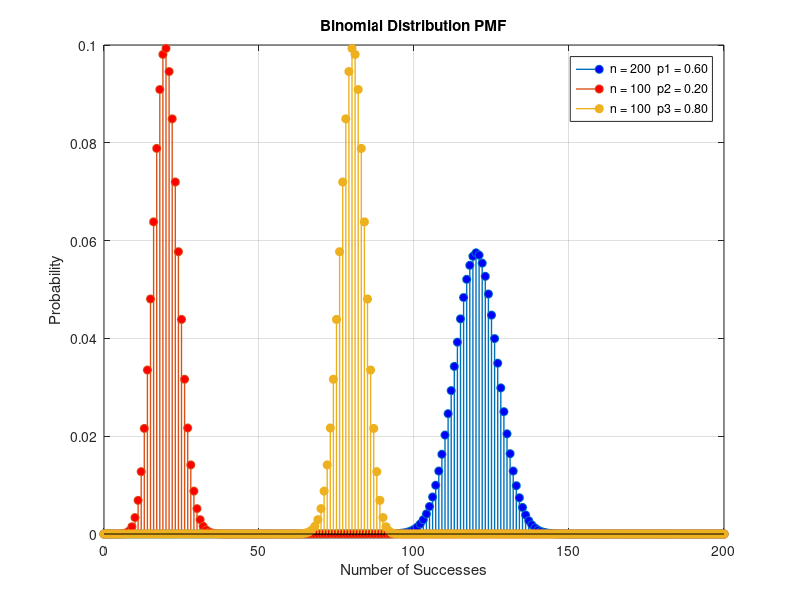

Write MATLAB code to recreate this figure.
clear
close all
clc

% no of trials 
n1 = 200;
n2 = 100;
n3 = 100;

% probability of success
p1 = 0.6;
p2 = 0.2;
p3 = 0.8;
% Define a range of x values (number of successes)
x_values = 0:max([n1, n2, n3]);

binomial_pmf = @(n, k, p) nchoosek(n, k) * pow(p,k) * pow((1 - p),(n - k));

% Calculate the probability mass function (PMF) values for each value of n
pmf_values1 = binopdf(x_values, n1, p1);
pmf_values2 = binopdf(x_values, n2, p2);
pmf_values3 = binopdf(x_values, n3, p3);


% Plot the binomial distributions (PMFs)
stem(x_values, pmf_values1, 'LineStyle', '-', 'MarkerFaceColor', 'blue', 'LineWidth', 1);
hold on;
stem(x_values, pmf_values2, 'LineStyle', '-', 'MarkerFaceColor', 'red', 'LineWidth', 1);
stem(x_values, pmf_values3, 'LineStyle', '-', 'MarkerFaceColor', 'auto', 'LineWidth', 1);
hold off;

xlabel('Number of Successes');
ylabel('Probability');
title('Binomial Distribution PMF');
legend(sprintf('n = %d  p1 = %.2f', n1,p1), sprintf('n = %d  p2 = %.2f', n2,p2), sprintf('n = %d  p3 = %.2f', n3,p3));
%legend('n = 100  p1 = 0.8', 'n = 30  p2 = 0.3', 'n = 50  p3 = 0.6');
grid on;



% Function definitions
function result = pow(a, x)
% Definition of the pow function
if x == 0
    result = 1; % for a^0
    return;
end

result = 1;
while x > 0
    if bitand(x, 1) == 1 % update the ans = ans*a when LSB = 1
        result = result * a;
    end
    x = bitshift(x, -1); % right shift the power
    a = a * a; % square the base after each right shift
end
end



